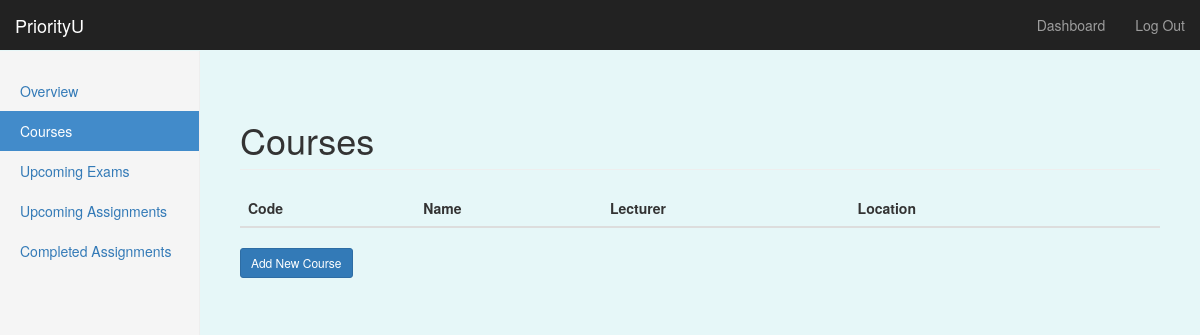
/dashboard/courses (signed in), run on an earlier commit of the app's database.
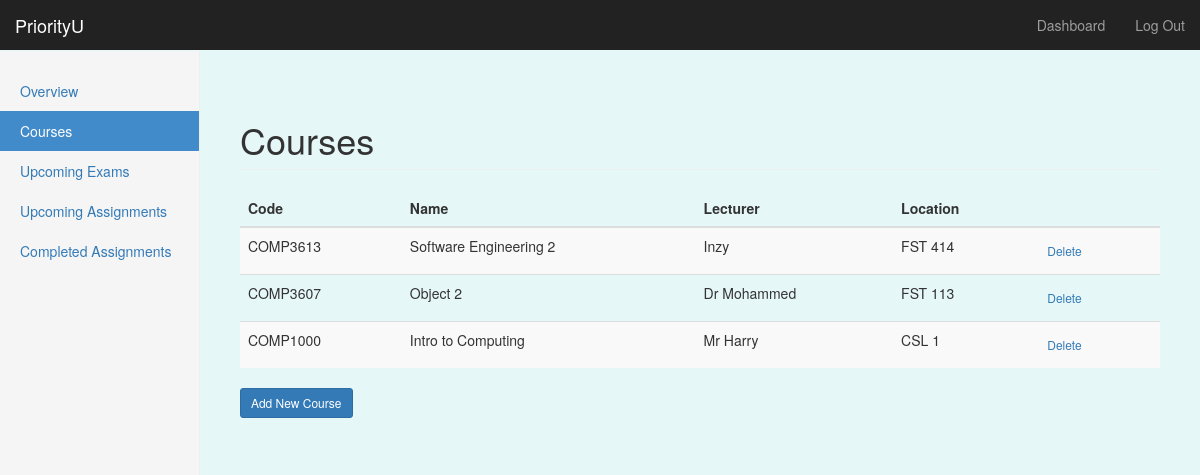
And on a later commit of the database.
### priorityU/models/models.py (models this page shows, shortened)
class Courses(db.Model):
    __tablename__ = 'courses'
    c_id = db.Column(db.Integer, primary_key=True)
    course_code = db.Column(db.String, nullable=False)
    course_name = db.Column(db.String, nullable=False)
    lecturer = db.Column(db.String, nullable=False)
    location = db.Column(db.String, nullable=False)
    user_id = db.Column(db.Integer, db.ForeignKey('users.id'))

### priorityU/routes.py (the view)
@app.route('/dashboard/courses')
@login_required
def courses():
    user_courses = Courses.query.filter_by(user_id=current_user.get_id()).order_by(Courses.course_code.desc()).all()
    return render_template('courses.html', name=current_user.username, courses=user_courses,add_state=False,edit_state=False, form=None)

### priorityU/routes.py (called while the page is built)
@login_manager.user_loader
def load_user(user_id):
    return User.query.get(int(user_id))

### priorityU/templates/courses.html (shortened to what this page needs)
{% extends "bootstrap/base.html" %}
{% import "bootstrap/wtf.html" as wtf %}
{% block styles %}
{{super()}}
<link rel="stylesheet" href="{{url_for('.static', filename='style.css')}}">
{% endblock %}
{% block content %}
    <nav class="navbar navbar-inverse navbar-fixed-top">
      <div class="container-fluid">
        <div class="navbar-header">
          <a class="navbar-brand" href="#">PriorityU</a>
        </div>
        <div id="navbar" class="navbar-collapse collapse">
          <ul class="nav navbar-nav navbar-right">
            <li><a href="#">Dashboard</a></li>
            <li><a href="{{ url_for('logout') }}">Log Out</a></li>
          </ul>
        </div>
      </div>
    </nav>
    <div class="container-fluid">
      <div class="row">
        <div class="col-sm-3 col-md-2 sidebar">
          <ul class="nav nav-sidebar">
              <li {% if request.endpoint == 'dashboard' %} class="active" {% endif %}> <a href="{{url_for('dashboard')}}">Overview</a></li>
              <li {% if request.endpoint == 'courses' %} class="active" {% endif %}><a href="{{url_for('courses')}}" id="tab2-id">Courses</a></li>
              <li {% if request.endpoint == 'exams' %} class="active" {% endif %}><a href="{{url_for('exams')}}">Upcoming Exams</a></li>
              <li {% if request.endpoint == 'assignments' %} class="active" {% endif %}><a href="{{url_for('assignments')}}">Upcoming Assignments</a></li>
              <li {% if request.endpoint == 'completed' %} class="active" {% endif %} ><a href="{{url_for('completed')}}">Completed Assignments</a></li>
          </ul>
        </div>
       {% if add_state and form %}
       <div class="col-sm-4 col-md-offset-2 main">
         <form class="form-signin" method="POST">
            <h2 class="form-signin-heading">Add Course</h2>
            {{ form.hidden_tag() }}
            {{ wtf.form_field(form.code) }}
            {{ wtf.form_field(form.title) }}
            {{ wtf.form_field(form.lecturer) }}
            {{ wtf.form_field(form.location) }}
            <button class="btn btn-sm btn-primary" type="submit">Create</button>
            <a href="{{ url_for('courses') }}">Cancel</a>
         </form>
       <div class="col-sm-4 col-md-offset-2 main">
       {% else %}
       <div class="col-sm-9 col-sm-offset-3 col-md-10 col-md-offset-2 main">
          <h1 class="page-header">Courses</h1>
          <table class="table table-striped table-hover">
            <thead class="thead-dark">
                <tr>
                    <th>Code</th><th>Name</th><th>Lecturer</th><th>Location</th><th></th>
                </tr>
            </thead>
            <tbody>
                {% for c in courses %}
                <tr>
                    <td>{{c.course_code}}</td>
                    <td>{{c.course_name}}</td>
                    <td>{{c.lecturer}}</td>
                    <td>{{c.location}}</td>
                    <td>
                      <a href='/dashboard/courses/{{c.c_id}}' class="btn btn-secondary btn-sm">Delete</a>
                    </td>
                </tr>
                {% endfor %}
            </tbody>
          </table>
       <h4><a href="{{ url_for('addCourse') }}" class="btn btn-primary btn-sm">Add New Course</a></h4>
      </div>
      {% endif %}
      </div>
    </div>
{% endblock %}

What changed in the data, as far as the page shows it:
added Courses: course_code "COMP3613", course_name "Software Engineering 2", lecturer "Inzy", location "FST 414"
added Courses: course_code "COMP3607", course_name "Object 2", lecturer "Dr Mohammed", location "FST 113"
added Courses: course_code "COMP1000", course_name "Intro to Computing", lecturer "Mr Harry", location "CSL 1"
